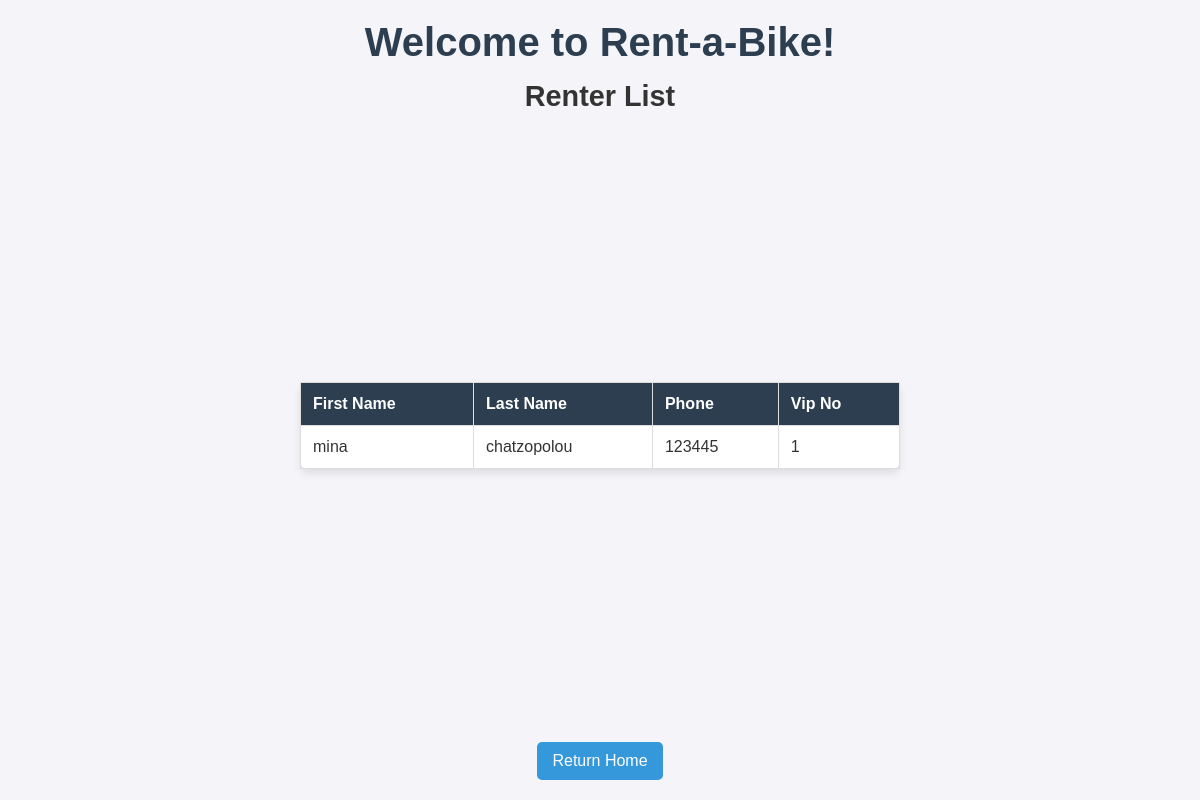
/renterList, run on the app's committed database.
### BikeRentalApp/models.py (models this page shows, shortened)
class Renter(models.Model):
  first_name = models.CharField(max_length=30)
  last_name = models.CharField(max_length=30)
  phone = models.CharField(max_length=15)
  vip_num = models.IntegerField(default="0")

### BikeRentalApp/views.py (the view)
# urls.py: path("renterList", views.renterList.as_view(), name="renterlist"),
class renterList(ListView):
   model = Renter
   template_name = 'BikeRentalApp/renterlist.html'

### BikeRentalApp/templates/BikeRentalApp/renterlist.html (shortened to what this page needs)
<!DOCTYPE html>
<html lang="en">
<head>
  {% load static %}
  {% block head %}
    <link rel="stylesheet" href="{% static 'BikeRentalApp/style.css' %}">
  {% endblock %}
</head>
<body>
  <h1>Welcome to Rent-a-Bike!</h1>
  <h2>Renter List</h2>
  <div class="content">
    {% block content %}
      {% if renter_list %}
        <table>
          <thead>
            <tr>
              <th>First Name</th>
              <th>Last Name</th>
              <th>Phone</th>
              <th>Vip No</th>
            </tr>
          </thead>
          <tbody>
            {% for renter in renter_list %}
              <tr>
                <td>{{ renter.first_name }}</td>
                <td>{{ renter.last_name }}</td>
                <td>{{ renter.phone }}</td>
                <td>{{ renter.vip_num}}</td>
              </tr>
            {% endfor %}
          </tbody>
        </table>
      {% else %}
        <p>No Renters.</p>
      {% endif %}
    {% endblock %}
  </div>
<footer>
  <a href="{% url 'home' %}">Return Home</a>
</footer>
</body>
</html>

### BikeRentalApp/static/BikeRentalApp/style.css (style rules this page uses)
* { margin: 0; padding: 0; box-sizing: border-box; }
body { display: flex; flex-direction: column; min-height: 100vh; font-family: Arial, sans-serif; background-color: #f4f4f9; color: #333; margin: 0; }
h1 { text-align: center; color: #2c3e50; font-size: 2.5em; margin-top: 20px; }
h2 { text-align: center; color: #333; font-size: 1.8em; margin: 15px 0; }
.content { flex: 1; display: flex; justify-content: center; align-items: center; padding: 20px; }
table { width: 80%; max-width: 600px; margin: 0 auto; border-collapse: collapse; background-color: #fff; border-radius: 8px; box-shadow: 0 4px 8px rgba(0, 0, 0, 0.1); }
thead { background-color: #2c3e50; color: #fff; }
th, td { padding: 12px; text-align: left; border: 1px solid #ddd; }
a { display: block; margin: 20px auto; width: fit-content; padding: 10px 15px; background-color: #3498db; color: #fff; text-decoration: none; border-radius: 5px; text-align: center; }

### data on the page
Renter: first_name "mina", last_name "chatzopolou", phone "123445", vip_num "1"
